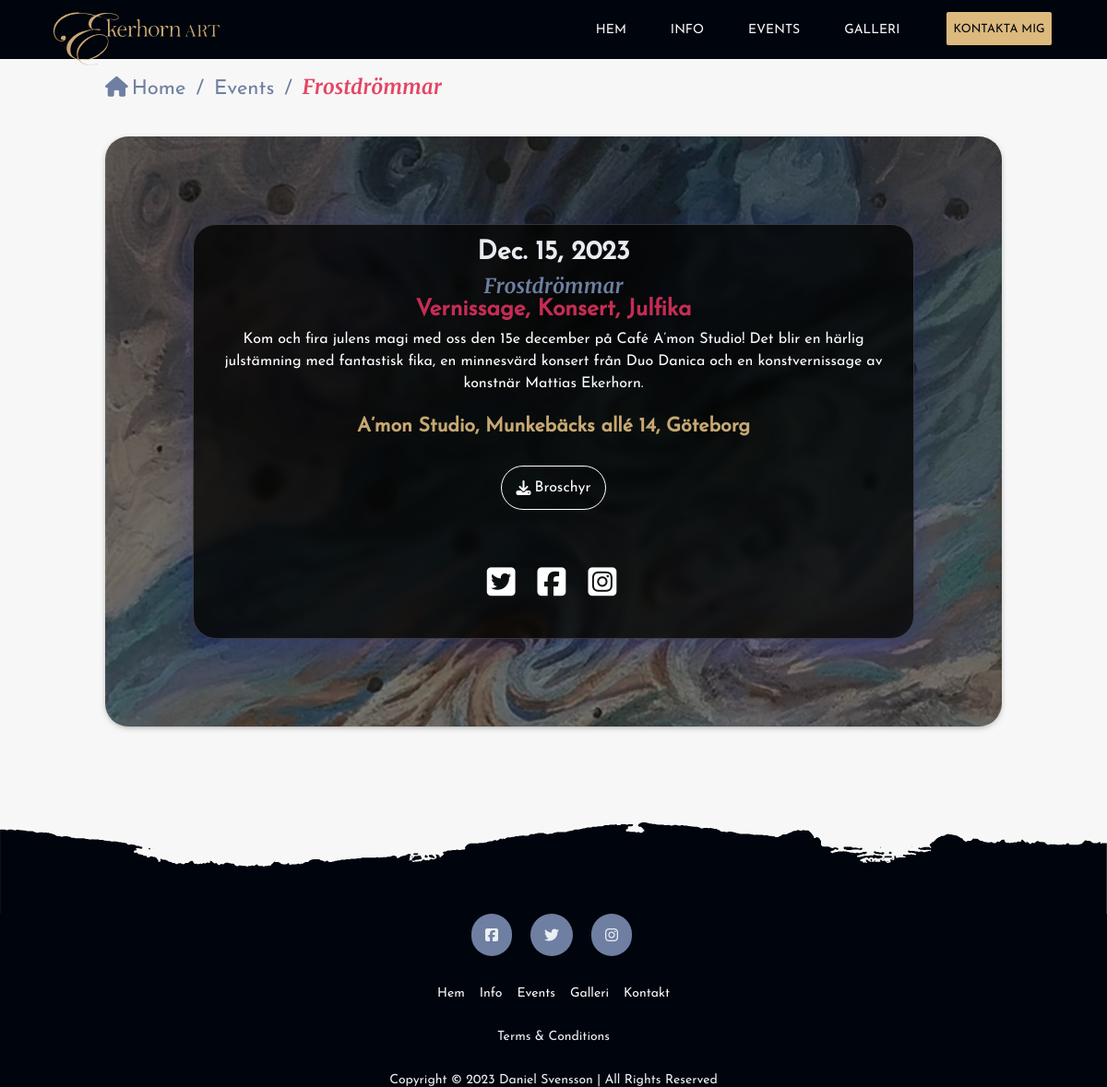
The page /events/3/ on the database its author committed.
### events/models.py (models this page shows, shortened)
class Event(models.Model):
    id = models.AutoField(primary_key=True)
    name = models.CharField(max_length=46)
    background = models.ImageField(upload_to="events/images")
    tags = models.CharField(max_length=46, blank=True)
    description = models.TextField()
    date = models.DateField()
    location_name = models.CharField(max_length=46)
    street = models.CharField(max_length=46)
    city = models.CharField(max_length=46)
    download_file = models.FileField(upload_to="events/files", blank=True)
    read_more = models.URLField(blank=True)
    def get_resized_image_urls(self):
        event_file_name = self.name.lower().replace(" ", "_").replace("ö", "o").replace("ä", "a").replace("å", "a").translate(str.maketrans("", "", "/:*?!#&\"<>|"))
        img_p_url = f"{settings.MEDIA_URL}events/images/{self.id}_{event_file_name}_p.jpg"
        img_s_url = f"{settings.MEDIA_URL}events/images/{self.id}_{event_file_name}_s.jpg"
        img_m_url = f"{settings.MEDIA_URL}events/images/{self.id}_{event_file_name}_m.jpg"
        img_l_url = f"{settings.MEDIA_URL}events/images/{self.id}_{event_file_name}_l.jpg"
        return {
            'img_p_url': img_p_url,
            'img_s_url': img_s_url,
            'img_m_url': img_m_url,
            'img_l_url': img_l_url,
        }

### events/views.py (the view)
# urls.py: path("<int:event_id>/", views.event, name="event"),
def event(request, event_id):
    event = Event.objects.get(id=event_id)
    return render(request, "events/event.html", {
        "event": event
    })

### events/templates/events/event.html (shortened to what this page needs)
{% extends "home/layout.html" %} {% load static %} {% block head %}
<link href="{% static 'events/styles.css' %}" rel="stylesheet" />
{% endblock %} {% block content %}
<section class="breadcrumbs">
  <a href="{% url 'home:index' %}"><i class="fa-solid fa-house"></i>Home</a>
  <p>/</p>
  <a href="{% url 'events:index' %}">Events</a>
  <p>/</p>
  <h1>{{ event.name }}</h1>
</section>
<section
  style="background-image: url('{{ event.get_resized_image_urls.img_l_url }}');"
  class="box background"
>
  <div class="filter">
    <div class="text-container">
      <h4 class="date">{{ event.date }}</h4>
      <h1>{{ event.name }}</h1>
      {% if event.tags %}
      <h3>{{ event.tags }}</h3>
      {% endif %}
      <p>{{ event.description }}</p>
      <h5>{{ event.location_name }}, {{ event.street }}, {{ event.city }}</h5>
      <div class="row">
         {% if event.download_file %}
        <a href="{{ event.download_file.url }}" class="btn box" download
          ><i class="fa-solid fa-download"></i>Broschyr</a
        >
        {% endif %}
      </div>
      <div class="row social">
        <a href=""><i class="fa-brands fa-square-twitter"></i></a>
        <a href=""><i class="fa-brands fa-square-facebook"></i></a>
        <a href=""><i class="fa-brands fa-square-instagram"></i></a>
      </div>
    </div>
  </div>
</section>
{% endblock %}

### home/static/home/layout.css (style rules this page uses)
:root { --a-main: #122849; --b-main: #e44564; --a-dark: #18293b; --a-medium: #6e7fa1; --a-light: #ebeff4; --b-light: #fde9ec; --accent: #dcb97d; --neutral: #f7f7f7; --dark: #00040d; --main-margin: clamp(0.5em, -1.51513em + 11.515vw, 10em); }
* { margin: 0; padding: 0; box-sizing: border-box; }
html, body { scroll-behavior: smooth; }
body { overflow-x: hidden; width: 100%; background-color: var(--neutral); font-size: 1rem; font-family: Josefin-Sans, sans-serif; }
h1 { font-family: Merriweather, serif; }
h3 { font-family: Josefin-Sans, sans-serif; font-size: 2.369rem; }
h4 { font-size: 1.777rem; font-family: Josefin-Sans, sans-serif; }
h5 { font-size: 1.333rem; font-family: Josefin-Sans, sans-serif; }
p { font-family: Josefin-Sans, sans-serif; }

### events/static/events/styles.css (style rules this page uses)
h1 { font-size: 22px; color: var(--b-main); padding: 0; margin: 0; }
.breadcrumbs { width: 100%; display: flex; align-items: flex-end; padding: 16px 0; }
main .breadcrumbs a { color: var(--a-medium); text-decoration: none; font-size: 22px; }
main .breadcrumbs p, main .breadcrumbs i { color: var(--a-medium); }
main .breadcrumbs p { margin: 0 0.5em; font-size: 22px; }
.box { box-shadow: 0px 2px 10px -5px #232323; border-radius: 25px; transition: 1s; }
.background h1 { margin-top: 8px; color: #6e7fa1; }
.background h3 { color: #c52c55; font-size: clamp(1rem, 0.83515rem + 0.942vw, 1.777rem); }
.background h4 { color: #e9ecf1; }
.background h5 { color: #c8a872; }
.background p { line-height: 1.5; max-width: 75ch; text-align: center; color: white; margin: 8px 0 24px 0; }
.background .row { display: flex; justify-content: space-around; padding: 16px 0; margin-bottom: 12px; border-radius: 12px; flex-wrap: wrap; gap: 20px; }
i { margin-right: 4px; color: white; transition: 0.3s; }
.social i { font-size: 2.2rem; }
.btn { text-decoration: none; display: flex; align-items: center; height: 48px; min-width: 64px; border: 1px solid white; padding: 16px; margin: 16px; color: white; transition: 0.3s; white-space: nowrap; }
.background { background-size: cover; background-position: center; background-repeat: no-repeat; margin: 24px; width: 100%; min-height: 80vh; display: flex; flex-direction: column; align-items: center; justify-content: center; }
.background .filter { background-color: hsla(0, 0%, 0%, 0.5); width: 100%; min-height: 80vh; display: flex; flex-direction: column; align-items: center; justify-content: center; position: relative; border-radius: 25px; }
.text-container { padding: 1em; display: flex; flex-direction: column; align-items: center; justify-content: center; background: rgba(0, 0, 0, 0.75); box-shadow: 0 8px 32px 0 rgba(31, 38, 135, 0.37); -webkit-backdrop-filter: blur(10em); backdrop-filter: blur(4px); border-radius: 25px; border: 1px solid rgba(255, 255, 255, 0.18); }

### rows shown on the page
Event: name "Frostdrömmar", date "Dec. 15, 2023", tags "Vernissage, Konsert, Julfika", description "Kom och fira julens magi med oss den 15e december på Café A’mon Studio! Det blir en härlig julstämning med fantastisk fika, en minnesvärd konsert från Duo Danica och en konstvernissage av konstnär Mattias Ekerhorn.", location_name "A’mon Studio", street "Munkebäcks allé 14", city "Göteborg"
